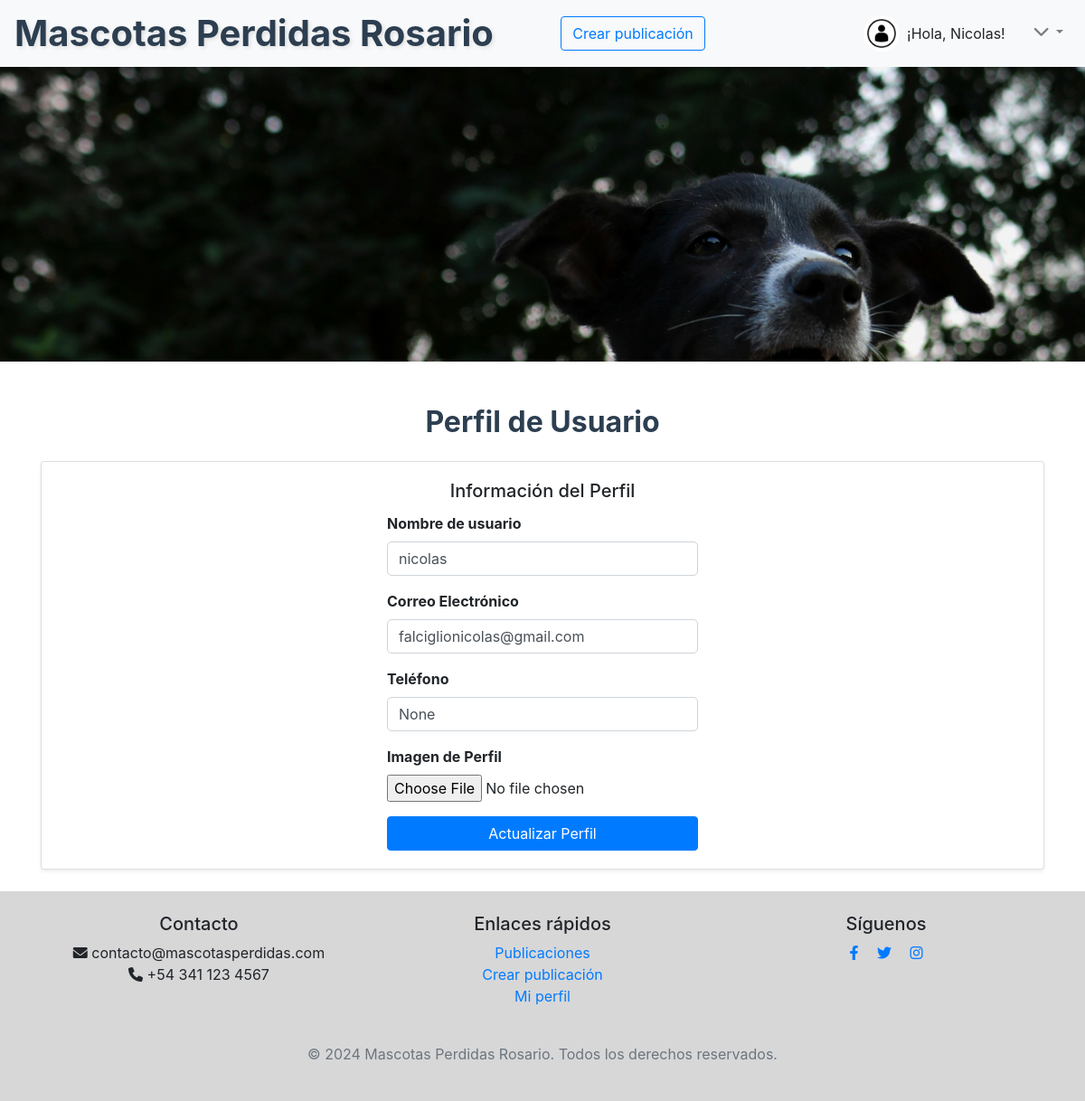
/accounts/profile/ (signed in), run on an earlier commit of the app's database.
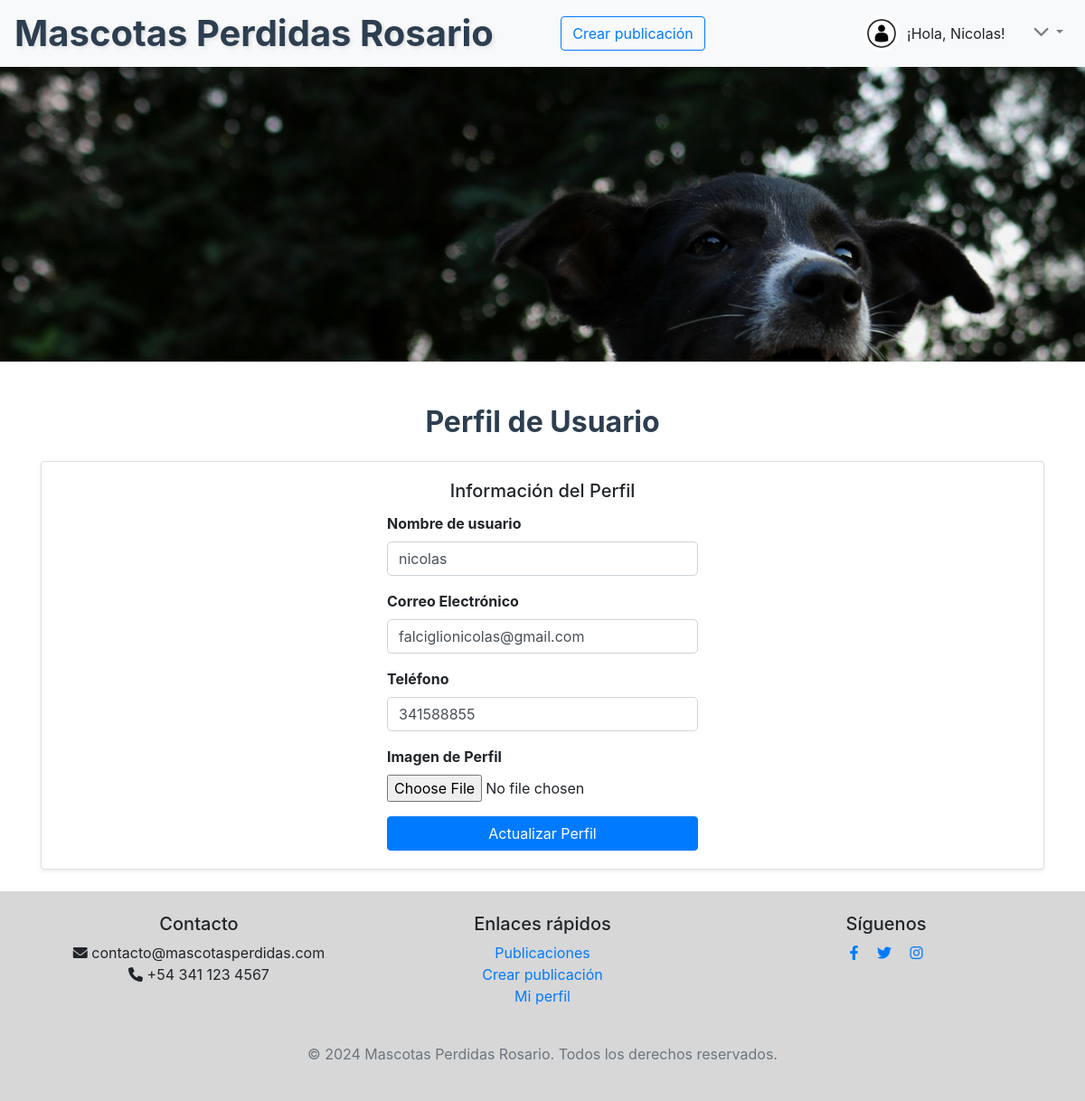
And on a later commit of the database.
### accounts/models.py (models this page shows, shortened)
class Perfil(models.Model):
    user = models.OneToOneField(User, on_delete=models.CASCADE)
    telefono = models.CharField(max_length=15, blank=True, null=True)
    imagen = models.ImageField(upload_to='perfil_imagenes/', null=True)
    descripcion = models.TextField(blank=True, null=True)

### accounts/views.py (the view)
# urls.py: path('profile/', views.profile, name='profile'),
@login_required
def profile(request):
    print("Entrando a la vista del perfil")
    perfil, created = Perfil.objects.get_or_create(user=request.user)
    print("Perfil obtenido o creado")
    if request.method == 'POST':
        print("Método POST recibido")
        form = PerfilForm(request.POST, request.FILES, instance=perfil)
        if form.is_valid():
            print("Formulario es válido")
            perfil = form.save(commit=False)
            if 'imagen' in request.FILES:
                print("Imagen cargada:", request.FILES['imagen'].name)
                if perfil.imagen:
                    perfil.imagen.delete(save=False)
                perfil.imagen = request.FILES['imagen']
                perfil.save()
                print(f"Imagen guardada en: {perfil.imagen.path}")
            else:
                print("No se encontró la imagen en request.FILES")
            return redirect('profile')
        else:
            print("Formulario no válido:", form.errors)
    else:
        print("Método GET recibido")
        form = PerfilForm(instance=perfil, user=request.user)
    return render(request, 'accounts/perfil.html', {'form': form})

### accounts/forms.py (shortened to what this page needs)
class PerfilForm(forms.ModelForm):
    username = forms.CharField(max_length=150, required=True)
    email = forms.EmailField(required=True)
    imagen = forms.ImageField(required=False)
    class Meta:
        model = Perfil
        fields = ['telefono', 'imagen']
    def __init__(self, *args, **kwargs):
        user = kwargs.pop('user', None)
        super(PerfilForm, self).__init__(*args, **kwargs)
        self.user = user

### accounts/templates/accounts/perfil.html (shortened to what this page needs)
{% extends 'base_generic.html' %}
{% block content %}
<div class="container mt-5">
    <h2 class="mb-4 text-center">Perfil de Usuario</h2>
    <div class="card mb-4 shadow-sm">
        <div class="card-body">
            <h5 class="card-title">Información del Perfil</h5>
            <form id="profileForm" method="post" enctype="multipart/form-data">
                <div class="form-group">
                    <label for="username">Nombre de usuario</label>
                    <input type="text" id="username" name="username" value="{{ form.instance.user.username }}" class="form-control">
                </div>
                <div class="form-group">
                    <label for="email">Correo Electrónico</label>
                    <input type="email" id="email" name="email" value="{{ form.instance.user.email }}" class="form-control">
                </div>
                <div class="form-group">
                    <label for="telefono">Teléfono</label>
                    <input type="text" id="telefono" name="telefono" value="{{ form.instance.telefono }}" class="form-control">
                </div>
                <div class="form-group">
                    <label for="imagen">Imagen de Perfil</label>
                    <input type="file" id="imagen" name="imagen" class="form-control-file" onchange="previewImage(event)">
                </div>
                <button type="submit" class="btn btn-primary btn-block">Actualizar Perfil</button>
            </form>
        </div>
    </div>
</div>
{% endblock %}

What changed in the data, as far as the page shows it:
changed Perfil "nicolas": telefono "None" → "341588855"
